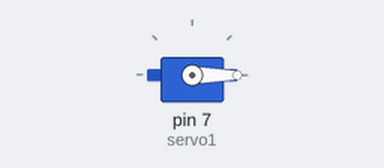
The sketch below on a simulated Arduino Uno, built with avr-gcc and run on an emulated ATmega328P. Parts: servo.

Above: at 0.05 s.
At 2.75 s:
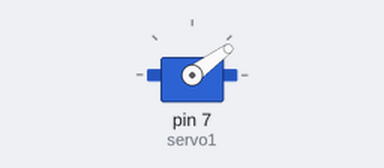
At 5.5 s:
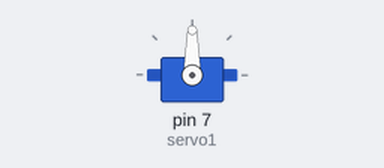
At 11.0 s:
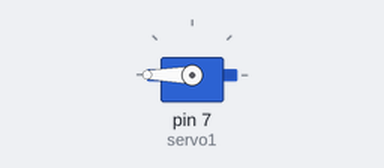
Timing chart, 0 to 14.3 s (numbered marks = the images above):
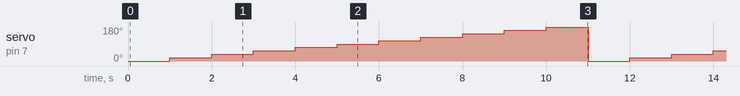

Measured:
- by itself, servo on pin 7 (servo1): repeats every 11.0 s: 36° 1.0 s, 54° 1.0 s, 72° 1.0 s, 90° 1.0 s, 108° 1.0 s, 126° 1.0 s, 144° 1.0 s, 162° 1.0 s, 180° 1.0 s, 0° 1.0 s, 18° 1.0 s

The sketch:

for.ino
```cpp
//Penggunaan For

#include <Servo.h>
Servo servo1;


void setup() {
servo1.attach(7);
}

void loop() {
int i;
for(i=0;i<=10;i++)
{
servo1.write(0+18*i);
delay(1000);
}
}
```
